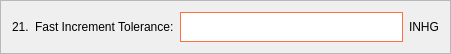
           <widget class="QFrame" name="frame_9">
            <property name="geometry">
             <rect>
              <x>70</x>
              <y>320</y>
              <width>451</width>
              <height>51</height>
             </rect>
            </property>
            <property name="frameShape">
             <enum>QFrame::StyledPanel</enum>
            </property>
            <property name="frameShadow">
             <enum>QFrame::Raised</enum>
            </property>
            <layout class="QHBoxLayout" name="horizontalLayout_9">
             <item>
              <widget class="QLabel" name="label_16">
               <property name="styleSheet">
                <string notr="true">color: black;
font: 12pt &quot;Segoe UI&quot;;</string>
               </property>
               <property name="text">
                <string>21.</string>
               </property>
              </widget>
             </item>
             <item>
              <widget class="QLabel" name="label_17">
               <property name="styleSheet">
                <string notr="true">color: black;
font: 12pt &quot;Segoe UI&quot;;</string>
               </property>
               <property name="text">
                <string>Fast Increment Tolerance:</string>
               </property>
              </widget>
             </item>
             <item>
              <widget class="QLineEdit" name="nombre_line_edit_6">
               <property name="minimumSize">
                <size>
                 <width>0</width>
                 <height>30</height>
                </size>
               </property>
               <property name="styleSheet">
                <string notr="true">background-color: white;
border: 1px solid #ff6e40;</string>
               </property>
              </widget>
             </item>
             <item>
              <widget class="QLabel" name="label_18">
               <property name="styleSheet">
                <string notr="true">color: black;
font: 12pt &quot;Segoe UI&quot;;</string>
               </property>
               <property name="text">
                <string>INHG</string>
               </property>
              </widget>
             </item>
            </layout>
           </widget>
